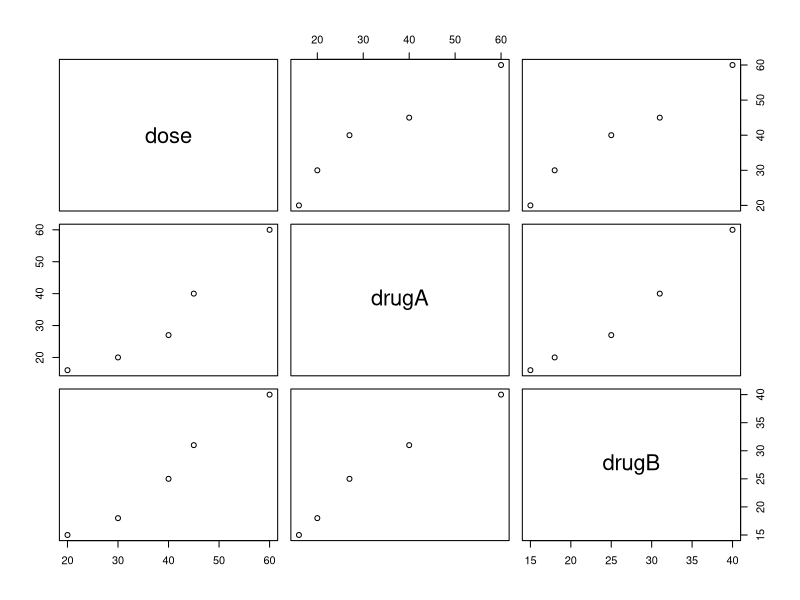
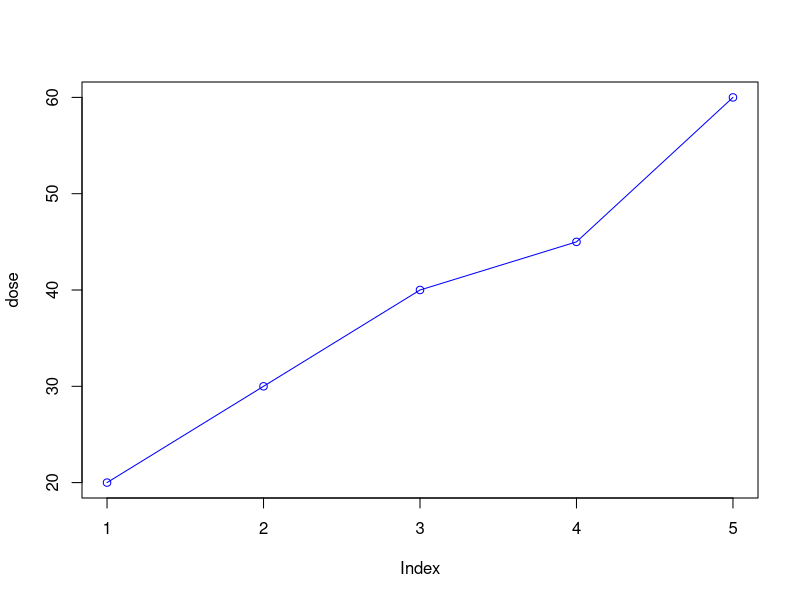
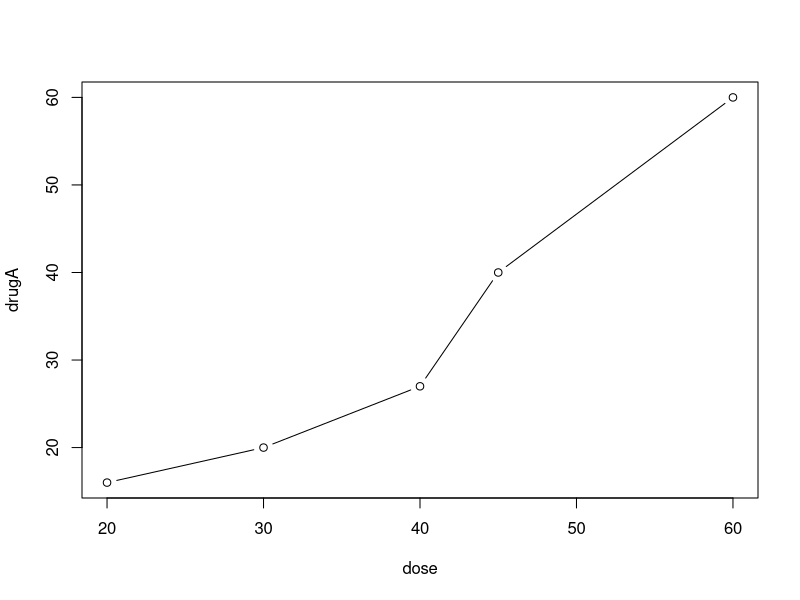
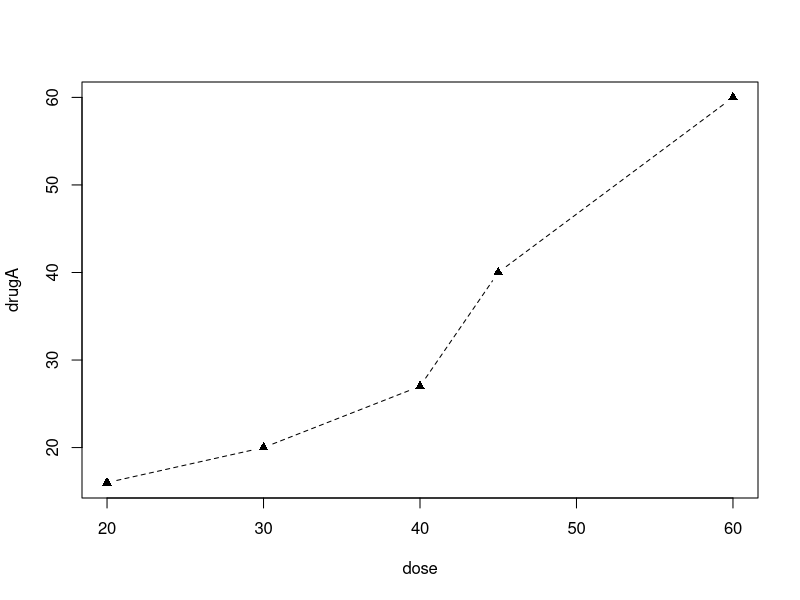

Generate these figures, in order, with R:
  dose <- c(20,30,40,45,60)
  drugA <- c(16,20,27,40,60)
  drugB <- c(15,18,25,31,40)
  
  drugs <- data.frame(dose, drugA, drugB)
  str(drugs)
  
  plot(drugs)
  
  attach(drugs)
  plot(dose, type = "o", col = "Blue")
  
  #option "b" indicates that both points and lines should be plotted
  plot(dose, drugA, type = "b")
  
  #par function - parameter of a graph
  opar <- par(no.readonly = TRUE)
  #lty = line type
  #lwd = line width
  
  #lty=2 dashed line
  #pcd =17 solid traiangle
  par(lty = 2, pch = 17)
  plot(dose, drugA, type = "b")
  par(opar)
  